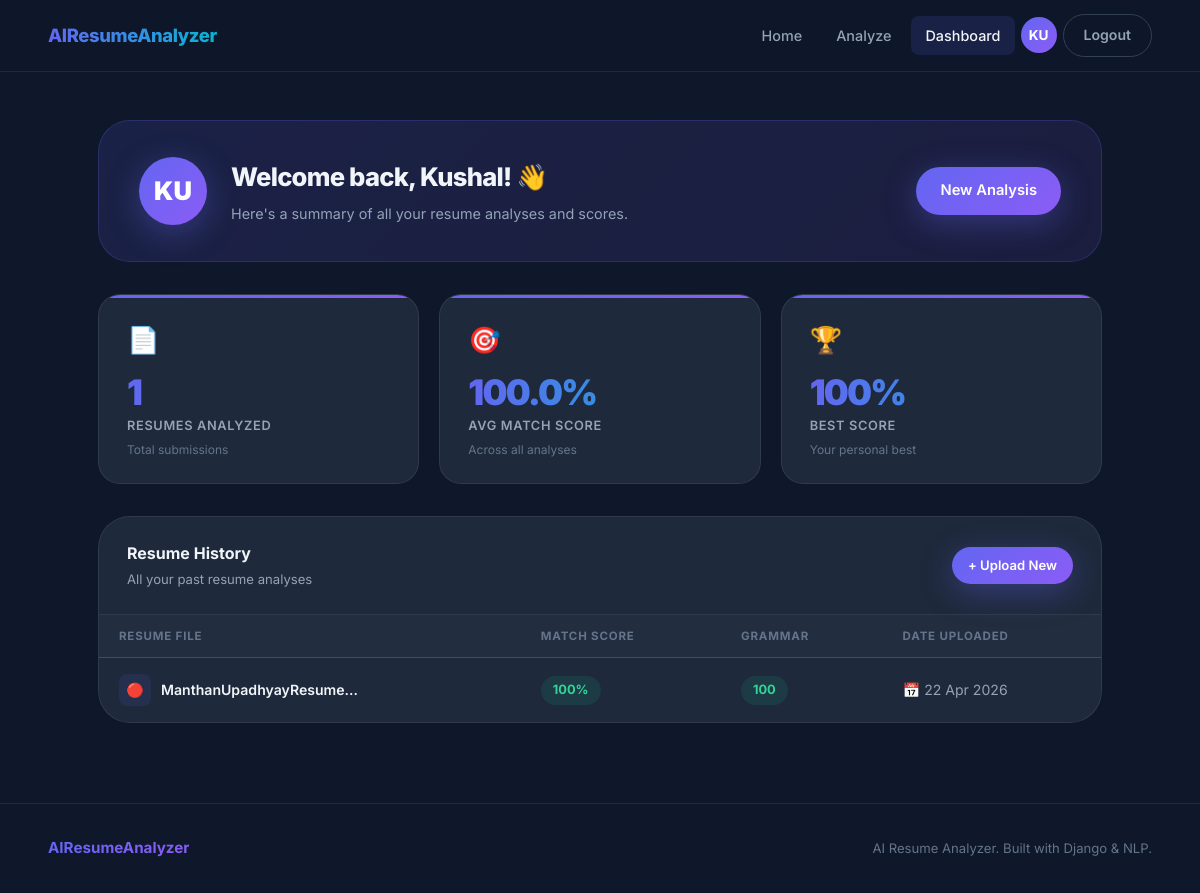
/dashboard/ (signed in), run on the app's committed database.
### resume/models.py (models this page shows, shortened)
class Resume(models.Model):
    user = models.ForeignKey(
        settings.AUTH_USER_MODEL,
        on_delete=models.CASCADE,
        related_name='resumes',
        null=True,
        blank=True,
    )
    file = models.FileField(upload_to='resume/')
    job_description = models.TextField(default='', help_text="Enter the job description")
    score = models.IntegerField(null=True, blank=True)
    grammar_score = models.IntegerField(null=True, blank=True)
    matched_skills = models.TextField(null=True, blank=True)
    missing_skills = models.TextField(null=True, blank=True)
    ai_suggestions = models.TextField(null=True, blank=True)
    uploaded_at = models.DateTimeField(auto_now_add=True)

### resume/views.py (the view)
# urls.py: path('dashboard/', dashboard, name='dashboard'),
@login_required(login_url='login')
def dashboard(request):
    resumes    = request.user.resumes.order_by('-uploaded_at')
    total      = resumes.count()
    avg_score  = resumes.aggregate(models.Avg('score')).get('score__avg') or 0
    avg_grammar = resumes.aggregate(models.Avg('grammar_score')).get('grammar_score__avg') or 0
    best_score = resumes.aggregate(models.Max('score')).get('score__max') or 0
    return render(request, 'dashboard.html', {
        'resumes':       resumes,
        'total':         total,
        'average_score': round(avg_score, 1),
        'average_grammar': round(avg_grammar, 1),
        'best_score':    best_score,
    })

### resume/templates/dashboard.html (shortened to what this page needs)
{% extends "base.html" %}
{% block nav_dashboard %}active{% endblock %}
{% block content %}
<div class="dashboard-page">
    <div class="welcome-banner animate-fade-up">
        <div class="welcome-avatar">
            {{ request.user.first_name|first|upper }}{{ request.user.last_name|first|upper }}
        </div>
        <div class="welcome-text">
            <h1>Welcome back, {{ request.user.first_name|default:request.user.username }}! 👋</h1>
            <p>Here's a summary of all your resume analyses and scores.</p>
        </div>
        <div class="welcome-cta">
            <a href="{% url 'upload_resume' %}" class="btn btn-primary">
                New Analysis
            </a>
        </div>
    </div>
    <div class="stats-grid animate-fade-up-d1">
        <div class="stat-card">
            <div class="stat-card-icon">📄</div>
            <div class="stat-card-num">{{ total }}</div>
            <div class="stat-card-label">Resumes Analyzed</div>
            <div class="stat-card-sub">Total submissions</div>
        </div>
        <div class="stat-card">
            <div class="stat-card-icon">🎯</div>
            <div class="stat-card-num">{{ average_score }}%</div>
            <div class="stat-card-label">Avg Match Score</div>
            <div class="stat-card-sub">Across all analyses</div>
        </div>
        <div class="stat-card">
            <div class="stat-card-icon">🏆</div>
            <div class="stat-card-num">{{ best_score }}%</div>
            <div class="stat-card-label">Best Score</div>
            <div class="stat-card-sub">Your personal best</div>
        </div>
    </div>
    <div class="table-section animate-fade-up-d2">
        <div class="table-header">
            <div>
                <div class="table-title">Resume History</div>
                <div class="table-subtitle">All your past resume analyses</div>
            </div>
            <a href="{% url 'upload_resume' %}" class="btn btn-primary btn-sm">+ Upload New</a>
        </div>
        {% if resumes %}
        <table class="resume-table">
            <thead>
                <tr>
                    <th>Resume File</th>
                    <th>Match Score</th>
                    <th>Grammar</th>
                    <th>Date Uploaded</th>
                </tr>
            </thead>
            <tbody>
                {% for r in resumes %}
                <tr>
                    <td>
                        <div class="file-cell">
                            <div class="file-cell-icon">
                                {% if r.file.name|lower|slice:"-3:" == "pdf" %}🔴{% else %}📘{% endif %}
                            </div>
                            <div>
                                <div class="file-cell-name" title="{{ r.file.name }}">
                                    {{ r.file.name|slice:"7:"|default:r.file.name }}
                                </div>
                            </div>
                        </div>
                    </td>
                    <td>
                        {% if r.score is not None %}
                            <span class="score-pill
                                {% if r.score >= 75 %}score-pill-high
                                {% elif r.score >= 55 %}score-pill-mid
                                {% elif r.score >= 35 %}score-pill-warn
                                {% else %}score-pill-low{% endif %}">
                                {{ r.score }}%
                            </span>
                        {% else %}
                            <span class="text-subtle">—</span>
                        {% endif %}
                    </td>
                    <td>
                        {% if r.grammar_score is not None %}
                            <span class="score-pill
                                {% if r.grammar_score >= 80 %}score-pill-high
                                {% elif r.grammar_score >= 60 %}score-pill-mid
                                {% else %}score-pill-warn{% endif %}">
                                {{ r.grammar_score }}
                            </span>
                        {% else %}
                            <span class="text-subtle">—</span>
                        {% endif %}
                    </td>
                    <td class="date-cell">
                        📅 {{ r.uploaded_at|date:"d M Y" }}
                    </td>
                </tr>
                {% endfor %}
            </tbody>
        </table>
        {% endif %}
    </div>
</div>
{% endblock %}

### resume/templates/base.html (shortened to what this page needs)
<!DOCTYPE html>
<html lang="en">
<head>
</head>
<body>
<nav class="navbar">
    <a href="{% url 'home' %}" class="nav-logo">
        <span class="nav-logo-text">AIResumeAnalyzer</span>
    </a>
    <div class="nav-links" id="navLinks">
        <a href="{% url 'home' %}" class="nav-link {% block nav_home %}{% endblock %}">Home</a>
        <a href="{% url 'upload_resume' %}" class="nav-link {% block nav_upload %}{% endblock %}">Analyze</a>
        {% if user.is_authenticated %}
            <a href="{% url 'dashboard' %}" class="nav-link {% block nav_dashboard %}{% endblock %}">Dashboard</a>
            <span class="nav-avatar" title="{{ user.first_name }} {{ user.last_name }}">
                {{ user.first_name|first|upper }}{{ user.last_name|first|upper }}
            </span>
            <a href="{% url 'logout' %}" class="nav-btn nav-btn-outline">Logout</a>
        {% else %}
            <a href="{% url 'login' %}" class="nav-btn nav-btn-outline {% block nav_login %}{% endblock %}">Login</a>
            <a href="{% url 'register' %}" class="nav-btn nav-btn-primary {% block nav_register %}{% endblock %}">Get Started</a>
        {% endif %}
    </div>
</nav>
{% block content %}{% endblock %}
<footer class="footer">
    <div class="footer-brand">
        <span class="footer-brand-dot">AIResumeAnalyzer</span>
    </div>
    <p class="footer-copy"> AI Resume Analyzer. Built with Django & NLP.</p>
</footer>
</body>
</html>

### resume/templates/base.html (style rules this page uses)
:root { --clr-brand-from: #6366f1; --clr-brand-to: #8b5cf6; --clr-brand-mid: #7c3aed; --clr-accent: #06b6d4; --clr-success: #10b981; --clr-warning: #f59e0b; --clr-danger: #ef4444; --clr-bg: #0f172a; --clr-surface: #1e293b; --clr-surface-2: #263347; --clr-border: #334155; --clr-border-light: rgba(255,255,255,0.08); --clr-text: #f1f5f9; --clr-text-muted: #94a3b8; --clr-text-subtle: #64748b; --radius-sm: 8px; --radius-md: 14px; --radius-lg: 22px; --radius-xl: 32px; --radius-full: 9999px; --shadow-sm: 0 2px 8px rgba(0,0,0,0.25); --shadow-md: 0 8px 24px rgba(0,0,0,0.35); --shadow-lg: 0 20px 60px rgba(0,0,0,0.45); --shadow-brand: 0 8px 32px rgba(99,102,241,0.35); --transition: 0.22s cubic-bezier(0.4, 0, 0.2, 1); --nav-height: 72px; }
*, *::before, *::after { margin: 0; padding: 0; box-sizing: border-box; }
html { scroll-behavior: smooth; font-size: 16px; }
body { font-family: 'Inter', system-ui, -apple-system, sans-serif; background-color: var(--clr-bg); color: var(--clr-text); min-height: 100vh; line-height: 1.6; -webkit-font-smoothing: antialiased; }
a { color: inherit; text-decoration: none; }
.navbar { position: sticky; top: 0; z-index: 100; height: var(--nav-height); background: rgba(15, 23, 42, 0.85); backdrop-filter: blur(20px); -webkit-backdrop-filter: blur(20px); border-bottom: 1px solid var(--clr-border-light); display: flex; align-items: center; padding: 0 clamp(16px, 4vw, 48px); gap: 24px; }
.nav-logo { display: flex; align-items: center; gap: 10px; font-size: 1.15rem; font-weight: 800; letter-spacing: -0.02em; flex-shrink: 0; }
.nav-logo-text { background: linear-gradient(90deg, var(--clr-brand-from), var(--clr-accent)); -webkit-background-clip: text; background-clip: text; -webkit-text-fill-color: transparent; }
.nav-links { display: flex; align-items: center; gap: 6px; }
.nav-link { padding: 8px 14px; border-radius: var(--radius-sm); color: var(--clr-text-muted); font-size: 0.9rem; font-weight: 500; transition: color var(--transition), background var(--transition); }
.nav-link.active { color: var(--clr-text); background: rgba(99, 102, 241, 0.15); }
.nav-btn { padding: 9px 20px; border-radius: var(--radius-full); font-size: 0.88rem; font-weight: 600; transition: all var(--transition); cursor: pointer; border: none; }
.nav-btn-outline { background: transparent; border: 1.5px solid var(--clr-border); color: var(--clr-text-muted); }
.nav-avatar { width: 36px; height: 36px; border-radius: 50%; background: linear-gradient(135deg, var(--clr-brand-from), var(--clr-brand-to)); display: flex; align-items: center; justify-content: center; font-size: 0.85rem; font-weight: 700; color: #fff; flex-shrink: 0; }
.btn { display: inline-flex; align-items: center; justify-content: center; gap: 8px; padding: 12px 24px; border-radius: var(--radius-full); font-size: 0.92rem; font-weight: 600; cursor: pointer; border: none; transition: all var(--transition); text-decoration: none; white-space: nowrap; }
.btn-primary { background: linear-gradient(135deg, var(--clr-brand-from), var(--clr-brand-to)); color: #fff; box-shadow: var(--shadow-brand); }
.btn-sm { padding: 8px 16px; font-size: 0.82rem; }
.footer { border-top: 1px solid var(--clr-border-light); padding: 32px clamp(16px, 4vw, 48px); display: flex; align-items: center; justify-content: space-between; flex-wrap: wrap; gap: 16px; }
.footer-brand { display: flex; align-items: center; gap: 8px; font-weight: 700; font-size: 0.95rem; }
.footer-brand-dot { background: linear-gradient(135deg, var(--clr-brand-from), var(--clr-brand-to)); -webkit-background-clip: text; background-clip: text; -webkit-text-fill-color: transparent; }
.footer-copy { color: var(--clr-text-subtle); font-size: 0.82rem; }
.animate-fade-up { animation: fadeUp 0.5s ease both; }
.animate-fade-up-d1 { animation: fadeUp 0.5s 0.1s ease both; }
.animate-fade-up-d2 { animation: fadeUp 0.5s 0.2s ease both; }

### data on the page
Resume: file.name "ManthanUpadhyayResume…", score "100", grammar_score "100", uploaded_at "22 Apr 2026"

### other printed values
{{ user.first_name|first|upper }} "K"
{{ user.last_name|first|upper }} "U"
{{ request.user.first_name|first|upper }} "K"
{{ request.user.last_name|first|upper }} "U"
{{ request.user.first_name|default:request.user.username }} "Kushal"
{{ total }} "1"
{{ average_score }} "100.0"
{{ best_score }} "100"
